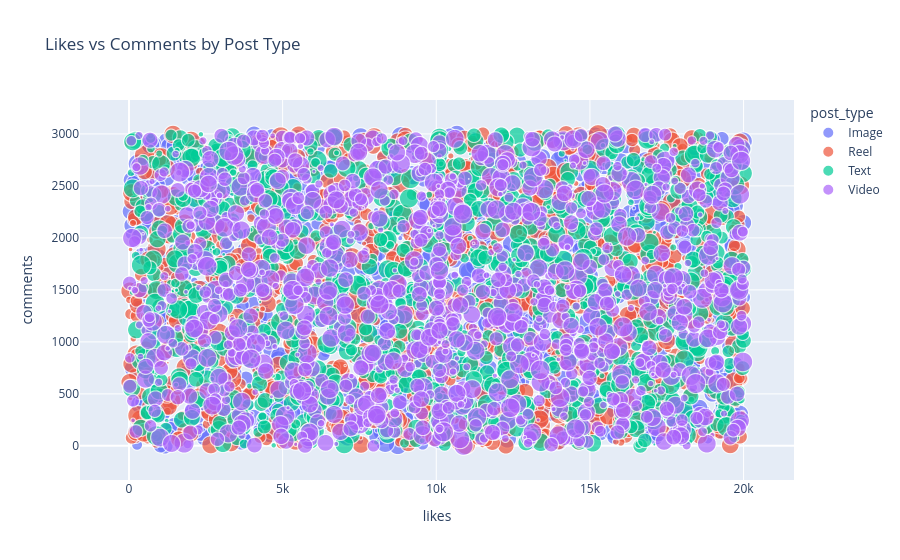

Here is the notebook cell this chart was saved with:
### Code cell
# Bubble Chart

fig = px.scatter(
    df,
    x='likes',
    y='comments',
    size='shares',
    color='post_type',
    hover_data=['gender', 'country'],
    title='Likes vs Comments by Post Type'
)

fig.show()

### Figure 1 — Plotly figure (JSON) as saved in the notebook; plotly's stock layout.template omitted (floating-point values rounded to 4 significant figures; data arrays with more than 128 entries replaced by an {"elided": "..."} marker saying what was removed)
{"data": [{"customdata": {"elided": "1247x2 str values"}, "hovertemplate": "post_type=Image<br>likes=%{x}<br>comments=%{y}<br>shares=%{marker.size}<br>gender=%{customdata[0]}<br>country=%{customdata[1]}<extra></extra>", "legendgroup": "Image", "marker": {"color": "#636efa", "size": {"elided": "1247 int values"}, "sizemode": "area", "sizeref": 4.997, "symbol": "circle"}, "mode": "markers", "name": "Image", "showlegend": true, "type": "scattergl", "x": {"elided": "1247 int values"}, "xaxis": "x", "y": {"elided": "1247 int values"}, "yaxis": "y"}, {"customdata": {"elided": "1283x2 str values"}, "hovertemplate": "post_type=Reel<br>likes=%{x}<br>comments=%{y}<br>shares=%{marker.size}<br>gender=%{customdata[0]}<br>country=%{customdata[1]}<extra></extra>", "legendgroup": "Reel", "marker": {"color": "#EF553B", "size": {"elided": "1283 int values"}, "sizemode": "area", "sizeref": 4.997, "symbol": "circle"}, "mode": "markers", "name": "Reel", "showlegend": true, "type": "scattergl", "x": {"elided": "1283 int values"}, "xaxis": "x", "y": {"elided": "1283 int values"}, "yaxis": "y"}, {"customdata": {"elided": "1245x2 str values"}, "hovertemplate": "post_type=Text<br>likes=%{x}<br>comments=%{y}<br>shares=%{marker.size}<br>gender=%{customdata[0]}<br>country=%{customdata[1]}<extra></extra>", "legendgroup": "Text", "marker": {"color": "#00cc96", "size": {"elided": "1245 int values"}, "sizemode": "area", "sizeref": 4.997, "symbol": "circle"}, "mode": "markers", "name": "Text", "showlegend": true, "type": "scattergl", "x": {"elided": "1245 int values"}, "xaxis": "x", "y": {"elided": "1245 int values"}, "yaxis": "y"}, {"customdata": {"elided": "1225x2 str values"}, "hovertemplate": "post_type=Video<br>likes=%{x}<br>comments=%{y}<br>shares=%{marker.size}<br>gender=%{customdata[0]}<br>country=%{customdata[1]}<extra></extra>", "legendgroup": "Video", "marker": {"color": "#ab63fa", "size": {"elided": "1225 int values"}, "sizemode": "area", "sizeref": 4.997, "symbol": "circle"}, "mode": "markers", "name": "Video", "showlegend": true, "type": "scattergl", "x": {"elided": "1225 int values"}, "xaxis": "x", "y": {"elided": "1225 int values"}, "yaxis": "y"}], "layout": {"legend": {"itemsizing": "constant", "title": {"text": "post_type"}, "tracegroupgap": 0}, "title": {"text": "Likes vs Comments by Post Type"}, "xaxis": {"anchor": "y", "domain": [0, 1], "title": {"text": "likes"}}, "yaxis": {"anchor": "x", "domain": [0, 1], "title": {"text": "comments"}}}}
